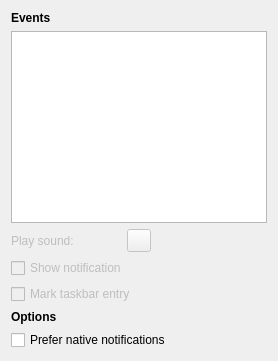
     <widget class="QWidget" name="notificationsPage">
      <layout class="QVBoxLayout" name="notificationsLayout" stretch="0,0,0,0,0,1">
       <item>
        <widget class="QLabel" name="notificationsEventsHeader">
         <property name="font">
          <font>
           <weight>75</weight>
           <bold>true</bold>
          </font>
         </property>
         <property name="text">
          <string>Events</string>
         </property>
        </widget>
       </item>
       <item>
        <widget class="Meerkat::ItemViewWidget" name="notificationsItemView">
         <property name="editTriggers">
          <set>QAbstractItemView::NoEditTriggers</set>
         </property>
         <property name="alternatingRowColors">
          <bool>true</bool>
         </property>
         <attribute name="headerDefaultSectionSize">
          <number>250</number>
         </attribute>
        </widget>
       </item>
       <item>
        <widget class="QWidget" name="notificationOptionsWidget" native="true">
         <property name="enabled">
          <bool>false</bool>
         </property>
         <layout class="QVBoxLayout" name="notificationOptionsLayout">
          <property name="leftMargin">
           <number>0</number>
          </property>
          <property name="topMargin">
           <number>0</number>
          </property>
          <property name="rightMargin">
           <number>0</number>
          </property>
          <property name="bottomMargin">
           <number>0</number>
          </property>
          <item>
           <layout class="QHBoxLayout" name="notificationsPlaySoundLayout">
            <item>
             <widget class="QLabel" name="notificationsPlaySoundLabel">
              <property name="text">
               <string>Play sound:</string>
              </property>
             </widget>
            </item>
            <item>
             <widget class="QToolButton" name="notificationsPlaySoundButton"/>
            </item>
            <item>
             <widget class="Meerkat::FilePathWidget" name="notificationsPlaySoundFilePathWidget" native="true"/>
            </item>
           </layout>
          </item>
          <item>
           <widget class="QCheckBox" name="notificationsShowNotificationCheckBox">
            <property name="text">
             <string>Show notification</string>
            </property>
           </widget>
          </item>
          <item>
           <widget class="QCheckBox" name="notificationsShowAlertCheckBox">
            <property name="text">
             <string>Mark taskbar entry</string>
            </property>
           </widget>
          </item>
         </layout>
        </widget>
       </item>
       <item>
        <widget class="QLabel" name="notificationsOptionsHeader">
         <property name="font">
          <font>
           <weight>75</weight>
           <bold>true</bold>
          </font>
         </property>
         <property name="text">
          <string>Options</string>
         </property>
        </widget>
       </item>
       <item>
        <widget class="QCheckBox" name="preferNativeNotificationsCheckBox">
         <property name="text">
          <string>Prefer native notifications</string>
         </property>
        </widget>
       </item>
       <item>
        <spacer name="notificationsSpacer">
         <property name="orientation">
          <enum>Qt::Vertical</enum>
         </property>
         <property name="sizeHint" stdset="0">
          <size>
           <width>0</width>
           <height>0</height>
          </size>
         </property>
        </spacer>
       </item>
      </layout>
     </widget>
